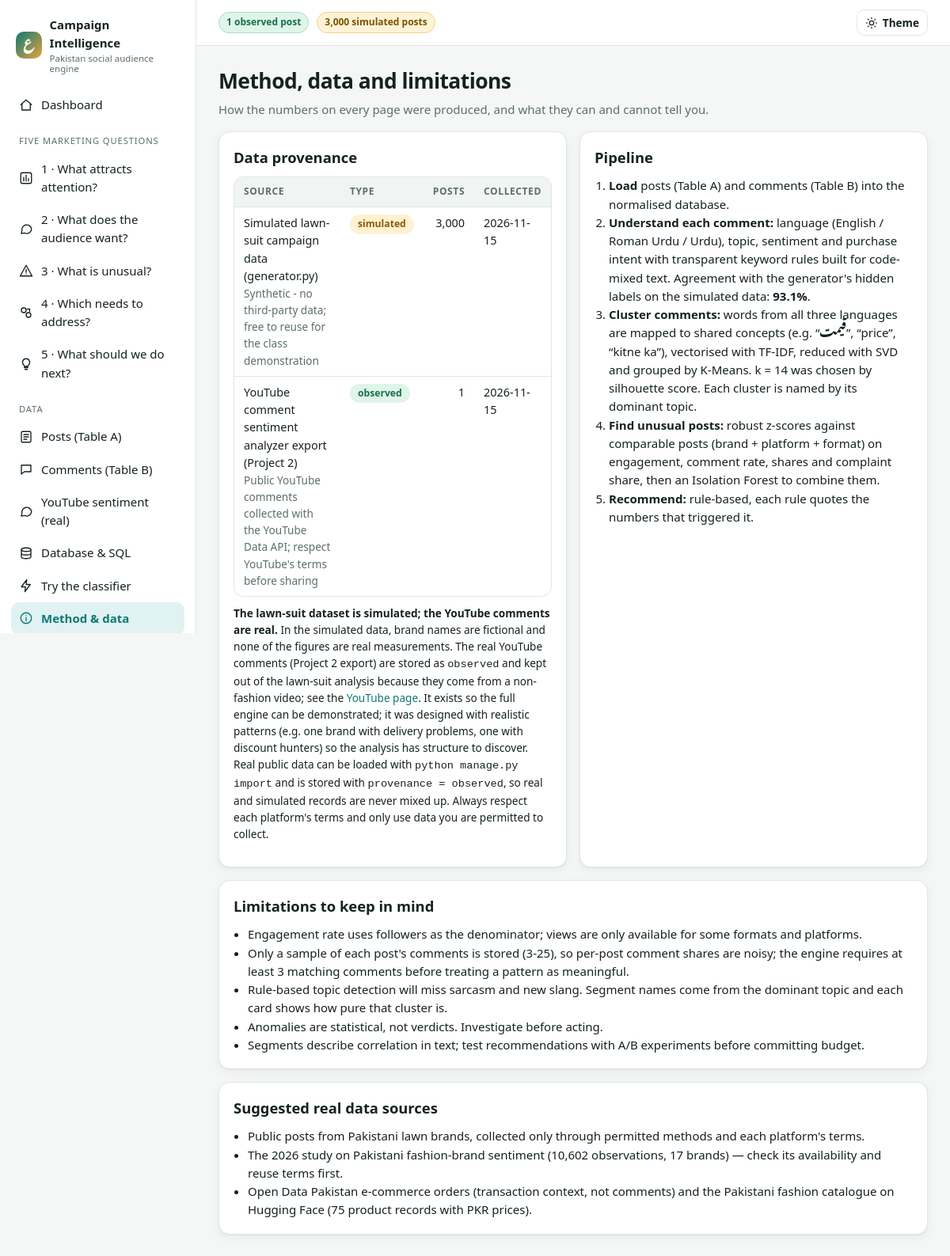
/about, run on the app's committed database.
### tables this page shows
CREATE TABLE data_source (
    source_id        INTEGER PRIMARY KEY,
    source_name      TEXT NOT NULL UNIQUE,
    provenance       TEXT NOT NULL CHECK (provenance IN ('observed','simulated')),
    source_url       TEXT,
    collected_on     TEXT NOT NULL,
    reuse_permission TEXT,
    include_in_analysis INTEGER NOT NULL DEFAULT 1 CHECK (include_in_analysis IN (0,1))
);

CREATE TABLE run_metadata (key TEXT PRIMARY KEY, value TEXT NOT NULL);

### campaign_engine/webapp.py (the view)
    @app.route("/about")
    def about():
        src = db.query("""SELECT ds.*, COUNT(p.post_id) AS posts FROM data_source ds LEFT JOIN post p USING(source_id) GROUP BY ds.source_id""")
        return render_template("about.html", page="about", src=src, meta=meta())

### campaign_engine/database.py (called while the page is built, shortened)
def connect(path=None, readonly=False) -> sqlite3.Connection:
    path = Path(path or config.DB_PATH)
    if readonly:
        conn = sqlite3.connect(f"file:{path}?mode=ro", uri=True)
    else:
        conn = sqlite3.connect(path)
    conn.row_factory = sqlite3.Row
    conn.execute("PRAGMA foreign_keys = ON")
    return conn

def frames(path=None):
    path = Path(path or config.DB_PATH)
    key = (str(path), path.stat().st_mtime_ns)
    return _cache["posts"], _cache["comments"]

def query(sql, params=(), path=None) -> list[dict]:
    conn = connect(path, readonly=True)
    try:
        return [dict(r) for r in conn.execute(sql, params).fetchall()]
    finally:
        conn.close()

### campaign_engine/templates/about.html (shortened to what this page needs)
{% extends 'base.html' %}
{% block body %}
<div class="pagehead"><div><h1>Method, data and limitations</h1><p>How the numbers on every page were produced, and what they can and cannot tell you.</p></div></div>
<div class="grid g2">
<div class="card"><h2>Data provenance</h2>
<div class="tablewrap"><table><thead><tr><th>Source</th><th>Type</th><th class="num">Posts</th><th>Collected</th></tr></thead><tbody>
{% for s in src %}<tr><td>{{ s.source_name }}<div class="muted small">{{ s.reuse_permission }}</div></td><td><span class="badge {{ 'b-medium' if s.provenance=='simulated' else 'b-pos' }}">{{ s.provenance }}</span></td><td class="num">{{ s.posts|num }}</td><td>{{ s.collected_on }}</td></tr>{% endfor %}</tbody></table></div>
<p class="small" style="margin-top:10px"><strong>The lawn-suit dataset is simulated; the YouTube comments are real.</strong> In the simulated data, brand names are fictional and none of the figures are real measurements. The real YouTube comments (Project 2 export) are stored as <code>observed</code> and kept out of the lawn-suit analysis because they come from a non-fashion video; see the <a href="/youtube">YouTube page</a>. It exists so the full engine can be demonstrated; it was designed with realistic patterns (e.g. one brand with delivery problems, one with discount hunters) so the analysis has structure to discover. Real public data can be loaded with <code>python manage.py import</code> and is stored with <code>provenance = observed</code>, so real and simulated records are never mixed up. Always respect each platform's terms and only use data you are permitted to collect.</p></div>
<div class="card"><h2>Pipeline</h2><ol style="padding-left:18px;margin:0">
<li><strong>Load</strong> posts (Table A) and comments (Table B) into the normalised database.</li>
<li><strong>Understand each comment:</strong> language (English / Roman Urdu / Urdu), topic, sentiment and purchase intent with transparent keyword rules built for code-mixed text. Agreement with the generator's hidden labels on the simulated data: <strong>{{ '%.1f'|format((meta.get('topic_accuracy_vs_simulated_labels','0')|float)*100) }}%</strong>.</li>
<li><strong>Cluster comments:</strong> words from all three languages are mapped to shared concepts (e.g. “قیمت”, “price”, “kitne ka”), vectorised with TF-IDF, reduced with SVD and grouped by K-Means. k = {{ meta.get('k') }} was chosen by silhouette score. Each cluster is named by its dominant topic.</li>
<li><strong>Find unusual posts:</strong> robust z-scores against comparable posts (brand + platform + format) on engagement, comment rate, shares and complaint share, then an Isolation Forest to combine them.</li>
<li><strong>Recommend:</strong> rule-based, each rule quotes the numbers that triggered it.</li></ol></div>
</div>
<div class="card" style="margin-top:16px"><h2>Limitations to keep in mind</h2><ul style="margin:0;padding-left:18px">
<li>Engagement rate uses followers as the denominator; views are only available for some formats and platforms.</li>
<li>Only a sample of each post's comments is stored (3-25), so per-post comment shares are noisy; the engine requires at least 3 matching comments before treating a pattern as meaningful.</li>
<li>Rule-based topic detection will miss sarcasm and new slang. Segment names come from the dominant topic and each card shows how pure that cluster is.</li>
<li>Anomalies are statistical, not verdicts. Investigate before acting.</li>
<li>Segments describe correlation in text; test recommendations with A/B experiments before committing budget.</li></ul></div>
<div class="card" style="margin-top:16px"><h2>Suggested real data sources</h2><ul style="margin:0;padding-left:18px">
<li>Public posts from Pakistani lawn brands, collected only through permitted methods and each platform's terms.</li>
<li>The 2026 study on Pakistani fashion-brand sentiment (10,602 observations, 17 brands) — check its availability and reuse terms first.</li>
<li>Open Data Pakistan e-commerce orders (transaction context, not comments) and the Pakistani fashion catalogue on Hugging Face (75 product records with PKR prices).</li></ul></div>
{% endblock %}

### campaign_engine/templates/base.html (shortened to what this page needs)
{% from '_macros.html' import icon %}
<!doctype html>
<html lang="en" data-theme="light">
<head>
<link rel="stylesheet" href="{{ url_for('static', filename='css/app.css') }}">
</head>
<body>
<div class="app">
  <aside class="sidebar" id="sidebar" aria-label="Main navigation">
    <div class="logo"><div class="mark">ع</div><div>Campaign Intelligence<small>Pakistan social audience engine</small></div></div>
    {% macro item(ep, label, ic, key, keep=True) %}
      <a href="{{ fq(ep) if keep else url_for(ep) }}" class="{{ 'active' if page==key }}" {% if page==key %}aria-current="page"{% endif %}>{{ icon(ic) }}<span>{{ label }}</span></a>
    {% endmacro %}
    <nav class="nav">
      {{ item('dashboard','Dashboard','home','dashboard') }}
      <div class="nav-label">Five marketing questions</div>
      {{ item('content','1 · What attracts attention?','content','content') }}
      {{ item('audience','2 · What does the audience want?','audience','audience') }}
      {{ item('anomalies','3 · What is unusual?','alert','anomalies') }}
      {{ item('segments','4 · Which needs to address?','segments','segments') }}
      {{ item('recommendations','5 · What should we do next?','bulb','recommendations', False) }}
      <div class="nav-label">Data</div>
      {{ item('posts_list','Posts (Table A)','posts','posts') }}
      {{ item('comments_list','Comments (Table B)','comments','comments') }}
      {{ item('youtube','YouTube sentiment (real)','audience','youtube', False) }}
      {{ item('database_page','Database & SQL','db','database', False) }}
      {{ item('analyze_page','Try the classifier','try','analyze', False) }}
      {{ item('about','Method & data','info','about', False) }}
    </nav>
  </aside>
  <div class="main">
    <header class="topbar">
      <div style="display:flex;gap:10px;align-items:center">
        {% for s in sources %}<span class="badge-src{{ ' real' if s.provenance=='observed' }}" title="{{ 'Generated for demonstration - not real measurements' if s.provenance=='simulated' else 'Collected from public posts' }}">{{ s.n|num }} {{ s.provenance }} post{{ '' if s.n==1 else 's' }}</span>{% endfor %}
      </div>
      <button class="btn sm" id="themeBtn" aria-label="Toggle light / dark theme">{{ icon('sun') }} Theme</button>
    </header>
    <main class="content" id="main">
      {% block body %}{% endblock %}
    </main>
  </div>
</div>
</body>
</html>

### campaign_engine/templates/_macros.html (shortened to what this page needs)
{% macro icon(name) -%}
<svg viewBox="0 0 24 24" aria-hidden="true">
{%- if name=='home' %}<path d="M3 11l9-8 9 8"/><path d="M5 10v10h14V10"/>
{%- elif name=='content' %}<rect x="3" y="3" width="18" height="18" rx="3"/><path d="M8 17V11M12 17V7M16 17v-4"/>
{%- elif name=='audience' %}<path d="M21 12a8 8 0 01-11.5 7.2L4 20l1-4.6A8 8 0 1121 12z"/>
{%- elif name=='alert' %}<path d="M12 3l10 18H2L12 3z"/><path d="M12 10v5M12 18v.01"/>
{%- elif name=='segments' %}<circle cx="8" cy="8" r="4"/><circle cx="16" cy="16" r="4"/><path d="M14 6h4v4"/>
{%- elif name=='bulb' %}<path d="M9 18h6M10 21h4M12 3a6 6 0 00-4 10.5c.7.7 1 1.4 1 2.5h6c0-1.1.3-1.8 1-2.5A6 6 0 0012 3z"/>
{%- elif name=='posts' %}<rect x="4" y="3" width="16" height="18" rx="2"/><path d="M8 8h8M8 12h8M8 16h5"/>
{%- elif name=='comments' %}<path d="M4 5h16v11H9l-5 4V5z"/>
{%- elif name=='db' %}<ellipse cx="12" cy="6" rx="8" ry="3"/><path d="M4 6v6c0 1.7 3.6 3 8 3s8-1.3 8-3V6M4 12v6c0 1.7 3.6 3 8 3s8-1.3 8-3v-6"/>
{%- elif name=='try' %}<path d="M13 2L4 14h7l-1 8 9-12h-7l1-8z"/>
{%- elif name=='info' %}<circle cx="12" cy="12" r="9"/><path d="M12 11v6M12 7.5v.01"/>
{%- elif name=='sun' %}<circle cx="12" cy="12" r="4"/><path d="M12 2v2M12 20v2M4.9 4.9l1.4 1.4M17.7 17.7l1.4 1.4M2 12h2M20 12h2M4.9 19.1l1.4-1.4M17.7 6.3l1.4-1.4"/>
{%- elif name=='menu' %}<path d="M3 6h18M3 12h18M3 18h18"/>
{%- elif name=='dl' %}<path d="M12 3v12M7 11l5 5 5-5M4 21h16"/>
{%- endif -%}
</svg>
{%- endmacro %}

### campaign_engine/static/css/app.css (style rules this page uses)
:root { --bg:#f5f7f6; --surface:#ffffff; --surface2:#f0f4f3; --ink:#15221f; --muted:#5d6e6a; --line:#dfe7e4; --brand:#0b7a75; --brand-ink:#ffffff; --brand-soft:#e0f2f1; --accent:#e9a23b; --good:#1f8a5b; --warn:#b97a00; --bad:#c43a52; --info:#3568b5; --shadow:0 1px 2px rgba(16,40,36,.06),0 4px 14px rgba(16,40,36,.05); --radius:14px; --font:system-ui,-apple-system,"Segoe UI",Roboto,"Noto Sans","Noto Nastaliq Urdu",sans-serif; }
* { box-sizing:border-box }
html { scroll-behavior:smooth }
body { margin:0;background:var(--bg);color:var(--ink);font:15px/1.55 var(--font);-webkit-font-smoothing:antialiased }
a { color:var(--brand);text-decoration:none }
h1 { font-size:1.65rem;margin:0 0 .25rem;letter-spacing:-.02em }
h2 { font-size:1.15rem;margin:0 0 .6rem }
p { margin:.3rem 0 .8rem }
.muted { color:var(--muted) }
.small { font-size:.85rem }
.app { display:grid;grid-template-columns:248px 1fr;min-height:100vh }
.sidebar { background:var(--surface);border-right:1px solid var(--line);padding:18px 14px;position:sticky;top:0;height:100vh;overflow:auto }
.logo { display:flex;gap:10px;align-items:center;font-weight:700;margin:2px 6px 18px }
.logo .mark { width:34px;height:34px;border-radius:10px;background:linear-gradient(135deg,var(--brand),var(--accent));display:grid;place-items:center;color:#fff;font-weight:800 }
.logo small { display:block;color:var(--muted);font-weight:500;font-size:.72rem;line-height:1.2 }
.nav-label { font-size:.7rem;letter-spacing:.08em;text-transform:uppercase;color:var(--muted);margin:16px 10px 6px }
.nav a { display:flex;gap:10px;align-items:center;padding:9px 10px;border-radius:10px;color:var(--ink);font-weight:500 }
.nav a.active { background:var(--brand-soft);color:var(--brand);font-weight:650 }
.nav svg { width:18px;height:18px;flex:none;stroke:currentColor;fill:none;stroke-width:1.8;stroke-linecap:round;stroke-linejoin:round }
.main { min-width:0 }
.topbar { display:flex;gap:10px;align-items:center;justify-content:space-between;padding:12px 28px;border-bottom:1px solid var(--line);background:var(--surface);position:sticky;top:0;z-index:20 }
.content { padding:24px 28px 60px;max-width:1360px }
.badge-src { font-size:.75rem;padding:3px 9px;border-radius:99px;background:#fff3d6;color:#7a5200;border:1px solid #f2d08a;font-weight:600 }
.badge-src.real { background:#dff5e9;color:#18704a;border-color:#a9dfc2 }
.btn { display:inline-flex;gap:6px;align-items:center;font:inherit;font-weight:600;border:1px solid var(--line);background:var(--surface);color:var(--ink);padding:8px 14px;border-radius:10px;cursor:pointer }
.btn svg { width:16px;height:16px;stroke:currentColor;fill:none;stroke-width:1.8;stroke-linecap:round;stroke-linejoin:round;flex:none }
.btn.sm { padding:5px 10px;font-size:.85rem }
.card { background:var(--surface);border:1px solid var(--line);border-radius:var(--radius);padding:18px;box-shadow:var(--shadow) }
.card h2 { display:flex;justify-content:space-between;gap:8px;align-items:center }
.grid { display:grid;gap:16px }
.g2 { grid-template-columns:repeat(2,minmax(0,1fr)) }
code { word-break:break-word }
.card { min-width:0 }
.pagehead { display:flex;justify-content:space-between;align-items:flex-start;gap:16px;margin-bottom:16px;flex-wrap:wrap }
.pagehead p { max-width:760px;margin:0;color:var(--muted) }
.tablewrap { overflow-x:auto;border:1px solid var(--line);border-radius:12px }
table { border-collapse:collapse;width:100%;font-size:.9rem }
th,td { padding:9px 12px;text-align:left;border-bottom:1px solid var(--line);vertical-align:top }
th { background:var(--surface2);font-size:.75rem;text-transform:uppercase;letter-spacing:.05em;color:var(--muted);position:sticky;top:0;white-space:nowrap }
tr:last-child td { border-bottom:0 }
td.num,th.num { text-align:right;font-variant-numeric:tabular-nums }
.badge { display:inline-block;padding:2px 9px;border-radius:99px;font-size:.76rem;font-weight:650;border:1px solid transparent;white-space:nowrap }
.b-medium { background:#fff1d1;color:#8a5a00 }
.b-pos { background:#dff5e9;color:#18704a }
code,pre { font-family:ui-monospace,SFMono-Regular,Menlo,Consolas,monospace;font-size:.85rem }

### data on the page
data_source: source_name "Simulated lawn-suit campaign data (generator.py)", reuse_permission "Synthetic - no third-party data; free to reuse for the class demonstration", provenance "simulated", posts|num "3,000", collected_on "2026-11-15"
data_source: source_name "YouTube comment sentiment analyzer export (Project 2)", reuse_permission "Public YouTube comments collected with the YouTube Data API; respect YouTube's terms before sharing", provenance "observed", posts|num "1", collected_on "2026-11-15"
run_metadata: value "93.1"
run_metadata: get "14"

### other printed values
{{ s.n|num }} "1" "3,000"
{{ s.provenance }} "observed" "simulated"
{{ '' if s.n==1 else 's' }} "s"
